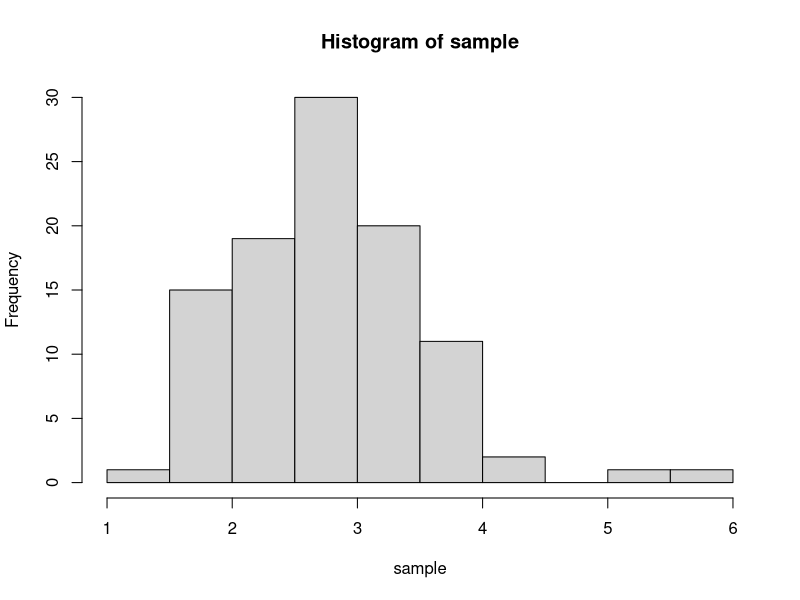
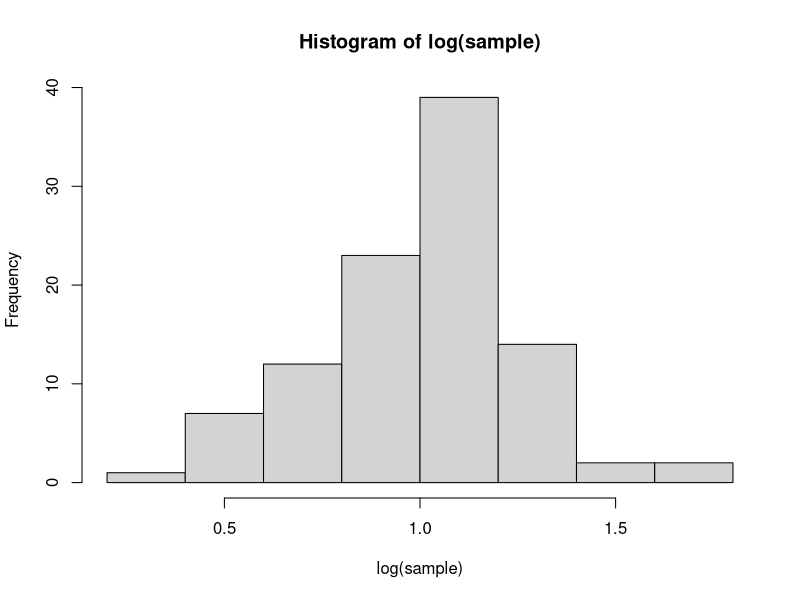

Generate these figures, in order, with R:
## ---- chunk 1
sample <- rlnorm(100, 1, .25)
## ---- chunk 2
hist(sample)
hist(log(sample))
mean <- mean(sample)
var <- var(sample) 
## ---- chunk 3
print(c(mean, var))

